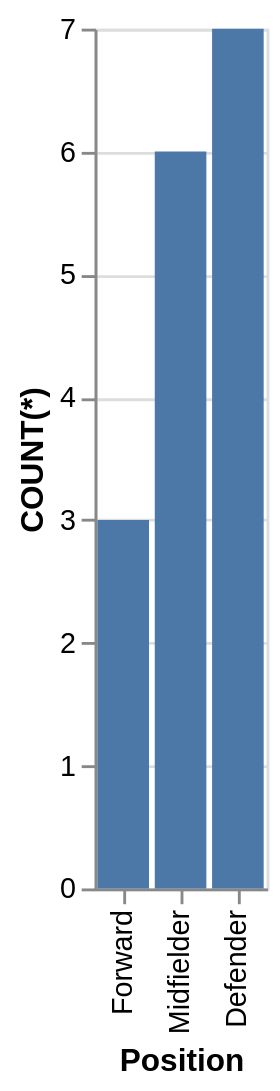

Specify this chart in Vega-Lite:
### Vega-Lite specification from a JSON file in a GitHub repository (floating-point values rounded to 4 significant figures)
{"data": {"values": [{"x_data": "Forward", "y_data": 3}, {"x_data": "Midfielder", "y_data": 6}, {"x_data": "Defender", "y_data": 7}]}, "mark": "bar", "encoding": {"x": {"field": "x_data", "type": "nominal", "title": "Position", "sort": {"op": "sum", "field": "y_data", "order": "ascending"}}, "y": {"field": "y_data", "type": "quantitative", "title": "COUNT(*)"}}}
